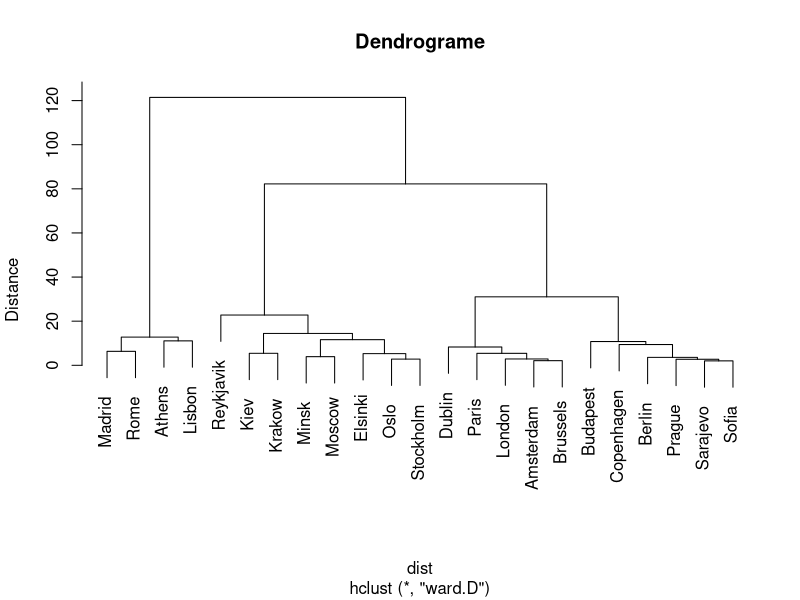
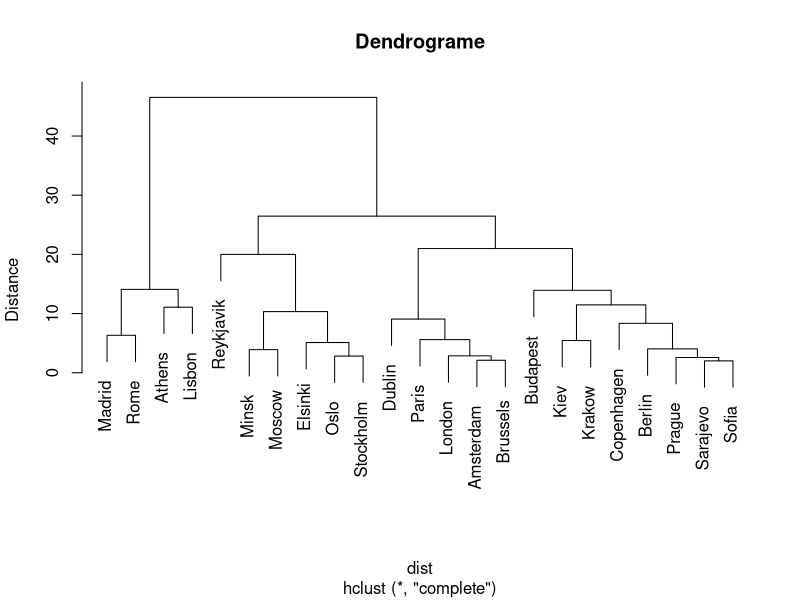
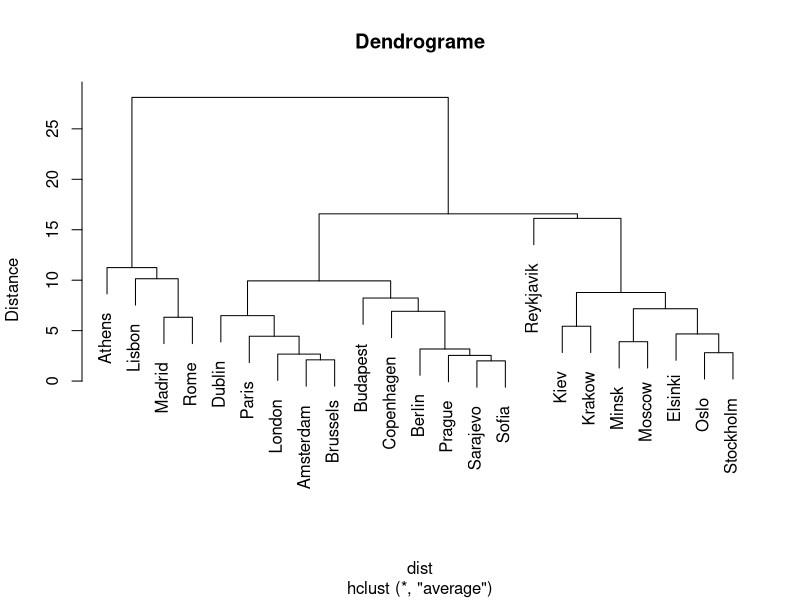

R code for these plots, in order:
## ---- chunk 1
#| echo: true
#| eval: true
#| warning: false
library(tidyverse)
library(ipred)

temp <- read.table('../include/data/unsupervised/temperature.csv', header = TRUE, sep = ";", dec = '.', row.names = 1)
dist <- dist(temp[1:23, 1:12])
city <- row.names(temp[1:23,])

model <- hclust(dist, method = 'ward.D')  # On peut utiliser différentes méthodes.
## ---- chunk 2
#| echo: true
#| eval: true
#| warning: false
plot(model, labels = city, ylab = 'Distance', main = 'Dendrograme')
## ---- chunk 3
#| echo: true
#| eval: true
#| warning: false
model <- hclust(dist, method = 'complete')
plot(model, labels = city, ylab = 'Distance', main = 'Dendrograme')
## ---- chunk 4
#| echo: true
#| eval: true
#| warning: false
model <- hclust(dist, method = 'average')
plot(model, labels = city, ylab = 'Distance', main = 'Dendrograme')
